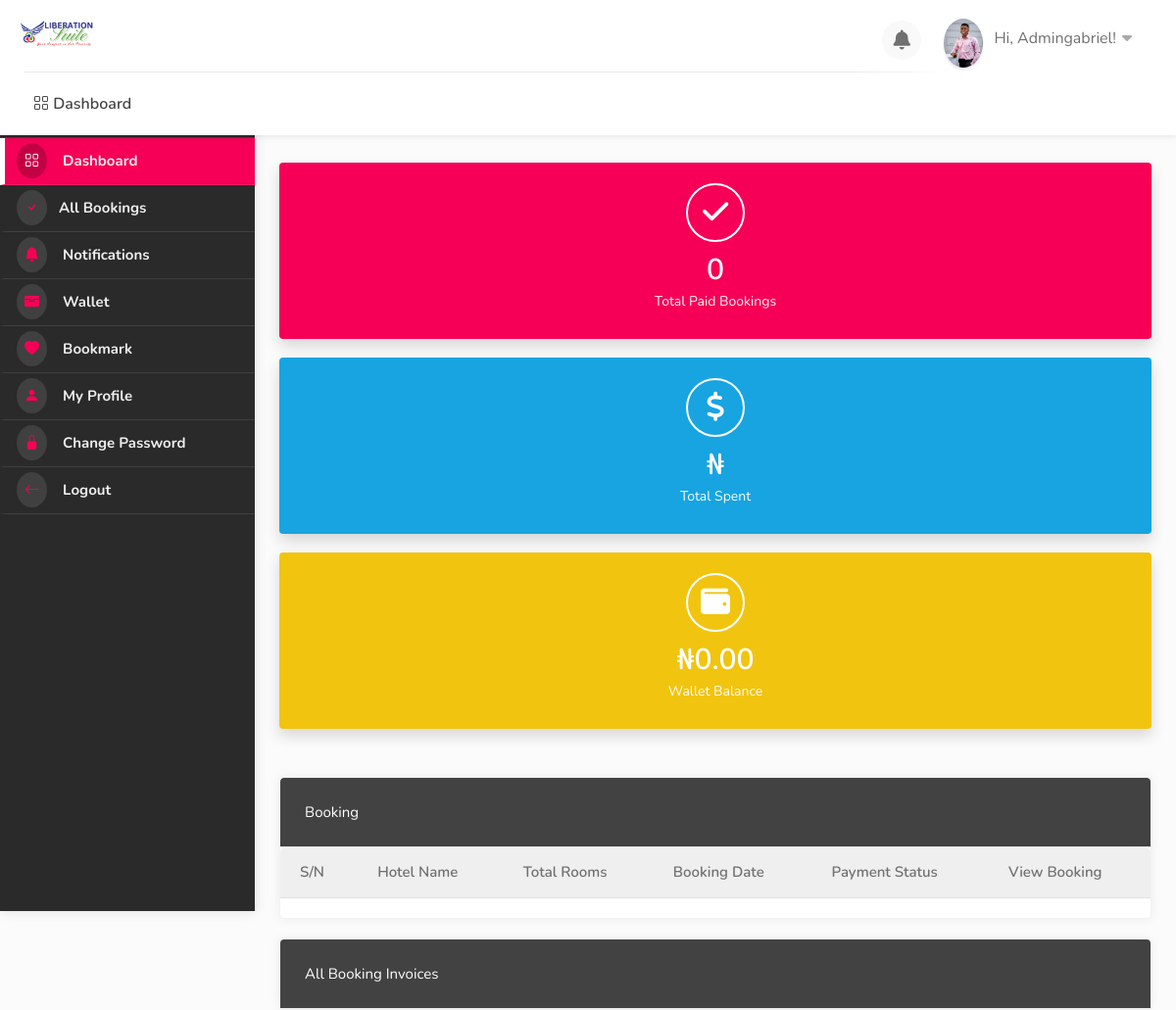
Screenshot of /dashboard/ (signed in) with the database file from the repository.
### userauths/models.py (models this page shows, shortened)
class User(AbstractUser):
    full_name = models.CharField(max_length=1000, null=True, blank=True)
    username = models.CharField(max_length=100, null=True, blank=True)
    email = models.EmailField(unique=True)
    phone = models.CharField(max_length=100, null=True, blank=True)
    gender = models.CharField(max_length=100, choices=GENDER, null=True, blank=True)
    otp = models.CharField(max_length=100, null=True, blank=True)
    USERNAME_FIELD = "email"
    REQUIRED_FIELDS = ['username']

class Profile(models.Model):
    pid = ShortUUIDField(length=7, max_length=25, alphabet="abcdefghijklmnopqrstuvxyz0123456789")
    image = models.ImageField(upload_to=user_directory_path, default="default.jpg", null=True, blank=True)
    user = models.OneToOneField(User, on_delete=models.CASCADE)
    full_name = models.CharField(max_length=1000, null=True, blank=True)
    phone = models.CharField(max_length=100, null=True, blank=True)
    gender = models.CharField(max_length=100, choices=GENDER, null=True, blank=True)
    country = models.CharField(max_length=100, null=True, blank=True)
    city = models.CharField(max_length=100, null=True, blank=True)
    state = models.CharField(max_length=100, null=True, blank=True)
    address = models.CharField(max_length=1000, null=True, blank=True)
    identity_type = models.CharField(choices=IDENTITY_TYPE, default="national_id_card", max_length=100, null=True, blank=True)
    identity_image = models.ImageField(upload_to=user_directory_path, default="id.jpg", null=True, blank=True)
    facebook = models.URLField(default="https://facebook.com/", null=True, blank=True)
    twitter = models.URLField(default="https://twitter.com/", null=True, blank=True)
    wallet = models.DecimalField(decimal_places=2, max_digits=12, default=0.00)
    verified = models.BooleanField(default=False)
    date = models.DateTimeField(auto_now_add=True, null=True, blank=True)
    class Meta:
        ordering = ["-date"]

### user_dashboard/views.py (the view)
# urls.py: path("dashboard/", include("user_dashboard.urls")),
@login_required
def dashboard(request):
    bookings = Booking.objects.filter(user=request.user, payment_status="paid")
    total_spent = Booking.objects.filter(user=request.user, payment_status="paid").aggregate(amount=models.Sum('total'))
    print("bookings ========", total_spent)
    context = {
        "bookings":bookings,
        "total_spent":total_spent,
    }
    return render(request, "user_dashboard/dashboard.html", context)

### hotel/context_processor.py (called while the page is built)
def default(request):
    if 'selection_data_obj' in request.session:
        total_selected_items = len(request.session['selection_data_obj'])
    else:
        total_selected_items = 0
    try:
        noti = Notification.objects.filter(user=request.user, seen=False)
    except:
        noti = None
    return {
        "total_selected_items": total_selected_items,
        "noti": noti,
    }

### templates/user_dashboard/dashboard.html (shortened to what this page needs)
{% extends 'partials/dashboard_base.html' %}
{% load static %}
{% block content %}
    <div id="dashboard">
        {% include 'partials/dashboard_sidebar.html' %}
        <div class="utf_dashboard_content">
            <div class="row">
                <div class="col-lg-4 col-md-12 col-sm-12">
                    <div class="utf_dashboard_stat color-1">
                        <div class="utf_dashboard_stat_content">
                            <h4>{{bookings.count}}</h4>
                            <span>Total Paid Bookings</span>
                        </div>
                        <div class="utf_dashboard_stat_icon"><i class="fas fa-check"></i></div>
                    </div>
                </div>
                <div class="col-lg-4 col-md-12 col-sm-12">
                    <div class="utf_dashboard_stat color-2">
                        <div class="utf_dashboard_stat_content">
                            <h4>₦{{total_spent.amount|floatformat:2}}</h4>
                            <span>Total Spent</span>
                        </div>
                        <div class="utf_dashboard_stat_icon"><i class="fas fa-dollar"></i></div>
                    </div>
                </div>
                <div class="col-lg-4 col-md-12 col-sm-12">
                    <div class="utf_dashboard_stat color-3">
                        <div class="utf_dashboard_stat_content">
                            <h4>₦{{request.user.profile.wallet|floatformat:2}}</h4>
                            <span>Wallet Balance</span>
                        </div>
                        <div class="utf_dashboard_stat_icon"><i class="fas fa-wallet"></i></div>
                    </div>
                </div>
            </div>
            <div class="row">
                <div class="col-lg-12 col-md-12 mb-4">
                    <div class="utf_dashboard_list_box table-responsive recent_booking">
                        <h4>Booking</h4>
                        <div class="dashboard-list-box table-responsive invoices with-icons">
                            <table class="table table-hover">
                                <thead>
                                    <tr>
                                        <th>S/N</th>
                                        <th>Hotel Name</th>
                                        <th>Total Rooms</th>
                                        <th>Booking Date</th>
                                        <th>Payment Status</th>
                                        <th>View Booking</th>
                                    </tr>
                                </thead>
                            </table>
                        </div>
                    </div>
                </div>
                <div class="col-lg-12 col-md-12">
                    <div class="utf_dashboard_list_box invoices with-icons margin-top-20">
                        <h4>All Booking Invoices</h4>
                    </div>
                </div>
            </div>
        </div>
    </div>
{% endblock content %}

### templates/partials/dashboard_base.html (shortened to what this page needs)
{% load static %}
<!DOCTYPE html>
<html lang="zxx">
<head>
    <link rel="stylesheet" href="{% static 'css/stylesheet.css' %}">
    <link rel="stylesheet" href="{% static 'css/mmenu.css' %}">
    <link rel="stylesheet" href="{% static 'css/perfect-scrollbar.css' %}">
    <link rel="stylesheet" href="{% static 'css/style.css' %}" id="colors">
    <link rel="stylesheet" href="https://cdn.jsdelivr.net/npm/bootstrap-icons@1.10.5/font/bootstrap-icons.css">
    <link rel="stylesheet" href="https://cdnjs.cloudflare.com/ajax/libs/font-awesome/4.7.0/css/font-awesome.css" />
    <link rel="stylesheet" href="https://cdnjs.cloudflare.com/ajax/libs/font-awesome/6.0.0/css/all.min.css" />
    <link rel="stylesheet" href="https://cdn.jsdelivr.net/npm/@mdi/font@7.2.96/css/materialdesignicons.min.css">
    <link href='https://unpkg.com/boxicons@2.1.4/css/boxicons.min.css' rel='stylesheet'>
    <link rel="stylesheet" href="https://cdn.jsdelivr.net/npm/remixicon-ligatures@2.5.0/fonts/remixicon.min.css">
    <link href="https://cdn.jsdelivr.net/npm/remixicon@2.2.0/fonts/remixicon.css" rel="stylesheet">
</head>
<body>
    <div id="main_wrapper">
        <header id="header_part" class="fixed fullwidth_block dashboard">
            <div id="header" class="not-sticky">
                <div class="container">
                    <div class="utf_left_side">
                        <div id="logo"> <a href="{% url 'dashboard:dashboard' %}"><img src="{% static 'images/logo.png' %}" alt=""></a> </div>
                        <nav id="navigation" class="style_one">
                            <ul id="responsive">
                                <li><a href="{% url 'dashboard:dashboard' %}"> <i class="bi bi-grid"></i> Dashboard</a></li>
                            </ul>
                        </nav>
                        <div class="clearfix"></div>
                    </div>
                    <div class="utf_right_side d-flex">
                        <div class="header_widget">
                            <div class="dashboard_header_button_item {% if noti %} has-noti {% endif %} js-item-menu">
                                <i class="fas fa-bell"></i>
                            </div>
                            <div class="utf_user_menu">
                                <div class="utf_user_name"><span><img src="{{request.user.profile.image.url}}" alt="user-profile"></span>Hi, {{request.user.username|title}}!</div>
                            </div>
                        </div>
                    </div>
                </div>
            </div>
        </header>
        {% block content %}
        {% endblock content %}
    </div>
</body>
</html>

### static/css/mmenu.css (style rules this page uses)
:root { --mm-line-height: 20px; --mm-listitem-size: 44px; --mm-navbar-size: 44px; --mm-offset-top: 0; --mm-offset-right: 0; --mm-offset-bottom: 0; --mm-offset-left: 0; --mm-color-border: rgba(0, 0, 0, 0.1); --mm-color-button: rgba(0, 0, 0, 0.3); --mm-color-text: rgba(0, 0, 0, 0.75); --mm-color-text-dimmed: rgba(0, 0, 0, 0.3); --mm-color-background: #f3f3f3; --mm-color-background-highlight: rgba(0, 0, 0, 0.05); --mm-color-background-emphasis: rgba(255, 255, 255, 0.4); --mm-shadow: 0 0 10px rgba(0, 0, 0, 0.3) }

### static/css/style.css (style rules this page uses)
body { color: #707070; font-size: 15px; line-height: 28px; background-color: #fff; }
body, h1, h2, h3, h4, h5, h6, input[type="text"], input[type="password"], input[type="email"], textarea, select, input[type="button"], input[type="submit"], button, #tiptip_content, .map-box p, .map-box div, .numerical-rating .utf_counter_star_rating, body .nav_responsive i.menu-trigger:after { font-family: 'Nunito', sans-serif; text-transform: none; }
h1, h2, h3, h4, h5, h6 { color: #323232; }
* { margin: 0px; padding: 0px; box-sizing: border-box; }
ul, li { margin: 0px; list-style-type: none; }

### templates/partials/dashboard_base.html (style rules this page uses)
body { overflow-x: hidden; }
:root { --background-color: #fff ; --main-color: #840032; --second-color: #efefef; --spice-color: #F50056; --spice-background: #FFEBF2; --border-radius: 20px; --contrast-color: #fff; --span-color: #F56; }

### rows the page displays
User: user.profile.image (picture), user.username "Admingabriel", user.profile.wallet "0.00"

### other values shown
{{ bookings.count }} "0"
